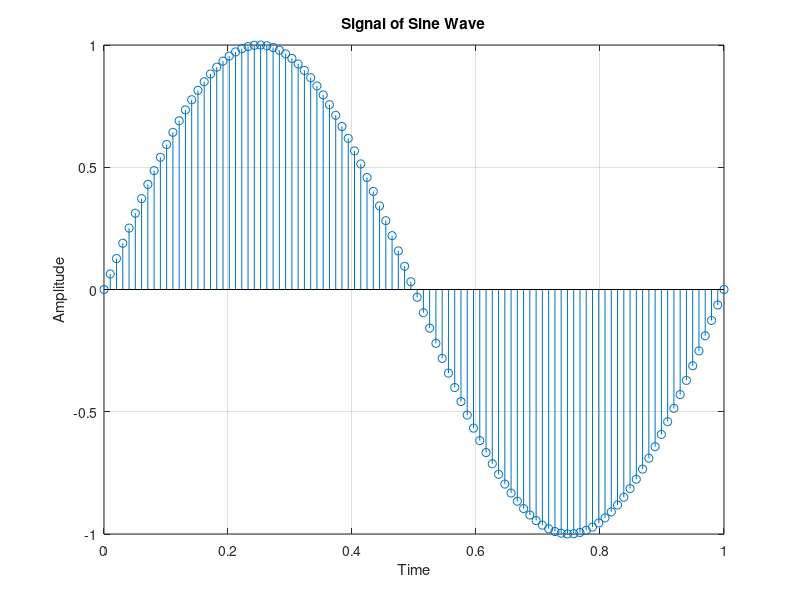
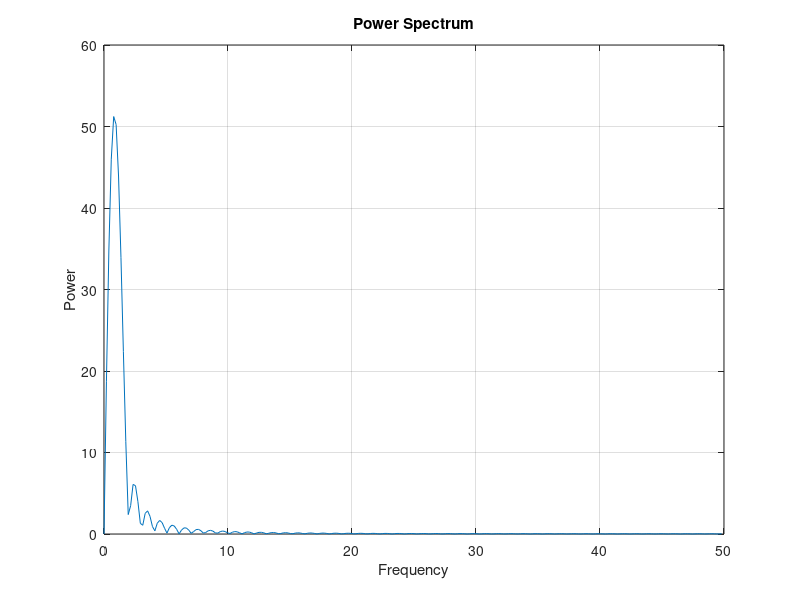

Write MATLAB code to recreate these figures, in order.
%Example9p9
%This code works with fft
Fs = 100; % Sampling frequency
t=linspace(0,1,Fs);
x = sin(2*pi*t);
Nfft = 512; % Length of FFT
X = fft(x,Nfft);
% FFT is symmetric, take half
X = X(1:Nfft/2);
% Frequency vector
f = (0:Nfft/2-1)*Fs/Nfft;
figure(1);%for graph of sine
stem(t,x);grid on;
title('Signal of Sine Wave');
xlabel('Time');
ylabel('Amplitude');
figure(2); % for power spectum
plot(f,abs(X));grid on;
title('Power Spectrum');
ylabel('Power');
xlabel('Frequency'); 